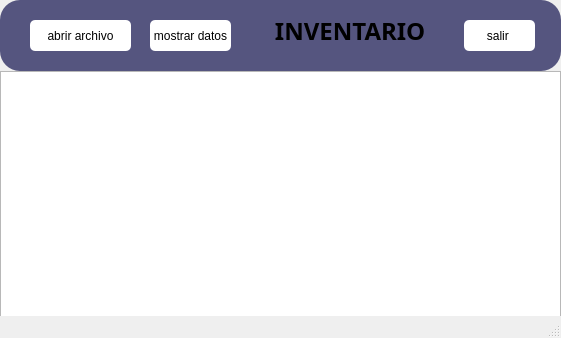
<?xml version="1.0" encoding="UTF-8"?>
<ui version="4.0">
 <class>MainWindow</class>
 <widget class="QMainWindow" name="MainWindow">
  <property name="geometry">
   <rect>
    <x>0</x>
    <y>0</y>
    <width>561</width>
    <height>338</height>
   </rect>
  </property>
  <property name="windowTitle">
   <string>inventario</string>
  </property>
  <widget class="QWidget" name="centralwidget">
   <widget class="QTableWidget" name="tableWidget">
    <property name="geometry">
     <rect>
      <x>0</x>
      <y>71</y>
      <width>561</width>
      <height>271</height>
     </rect>
    </property>
   </widget>
   <widget class="QFrame" name="frame">
    <property name="geometry">
     <rect>
      <x>0</x>
      <y>0</y>
      <width>561</width>
      <height>71</height>
     </rect>
    </property>
    <property name="styleSheet">
     <string notr="true">background-color: rgb(85, 85, 127);
border-radius:20px;
</string>
    </property>
    <property name="frameShape">
     <enum>QFrame::StyledPanel</enum>
    </property>
    <property name="frameShadow">
     <enum>QFrame::Raised</enum>
    </property>
    <widget class="QPushButton" name="boton_abrir">
     <property name="geometry">
      <rect>
       <x>30</x>
       <y>20</y>
       <width>101</width>
       <height>31</height>
      </rect>
     </property>
     <property name="styleSheet">
      <string notr="true">background-color: rgb(255, 255, 255);
border-radius:5px;
</string>
     </property>
     <property name="text">
      <string>abrir archivo</string>
     </property>
    </widget>
    <widget class="QPushButton" name="pushButton">
     <property name="geometry">
      <rect>
       <x>150</x>
       <y>20</y>
       <width>81</width>
       <height>31</height>
      </rect>
     </property>
     <property name="styleSheet">
      <string notr="true">background-color: rgb(255, 255, 255);
border-radius:5px;</string>
     </property>
     <property name="text">
      <string>mostrar datos</string>
     </property>
    </widget>
    <widget class="QPushButton" name="boton_salir">
     <property name="geometry">
      <rect>
       <x>464</x>
       <y>20</y>
       <width>71</width>
       <height>31</height>
      </rect>
     </property>
     <property name="styleSheet">
      <string notr="true">background-color: rgb(255, 255, 255);
border-radius:5px;
</string>
     </property>
     <property name="text">
      <string>salir </string>
     </property>
    </widget>
    <widget class="QLabel" name="label">
     <property name="geometry">
      <rect>
       <x>250</x>
       <y>20</y>
       <width>211</width>
       <height>21</height>
      </rect>
     </property>
     <property name="font">
      <font>
       <family>Yu Gothic UI Semibold</family>
       <pointsize>18</pointsize>
       <weight>75</weight>
       <bold>true</bold>
      </font>
     </property>
     <property name="text">
      <string>    INVENTARIO</string>
     </property>
    </widget>
    <zorder>pushButton</zorder>
    <zorder>boton_abrir</zorder>
    <zorder>boton_salir</zorder>
    <zorder>label</zorder>
   </widget>
   <zorder>frame</zorder>
   <zorder>tableWidget</zorder>
  </widget>
  <widget class="QStatusBar" name="statusbar"/>
 </widget>
 <resources/>
 <connections>
  <connection>
   <sender>boton_salir</sender>
   <signal>clicked()</signal>
   <receiver>MainWindow</receiver>
   <slot>close()</slot>
   <hints>
    <hint type="sourcelabel">
     <x>505</x>
     <y>30</y>
    </hint>
    <hint type="destinationlabel">
     <x>569</x>
     <y>97</y>
    </hint>
   </hints>
  </connection>
 </connections>
</ui>
